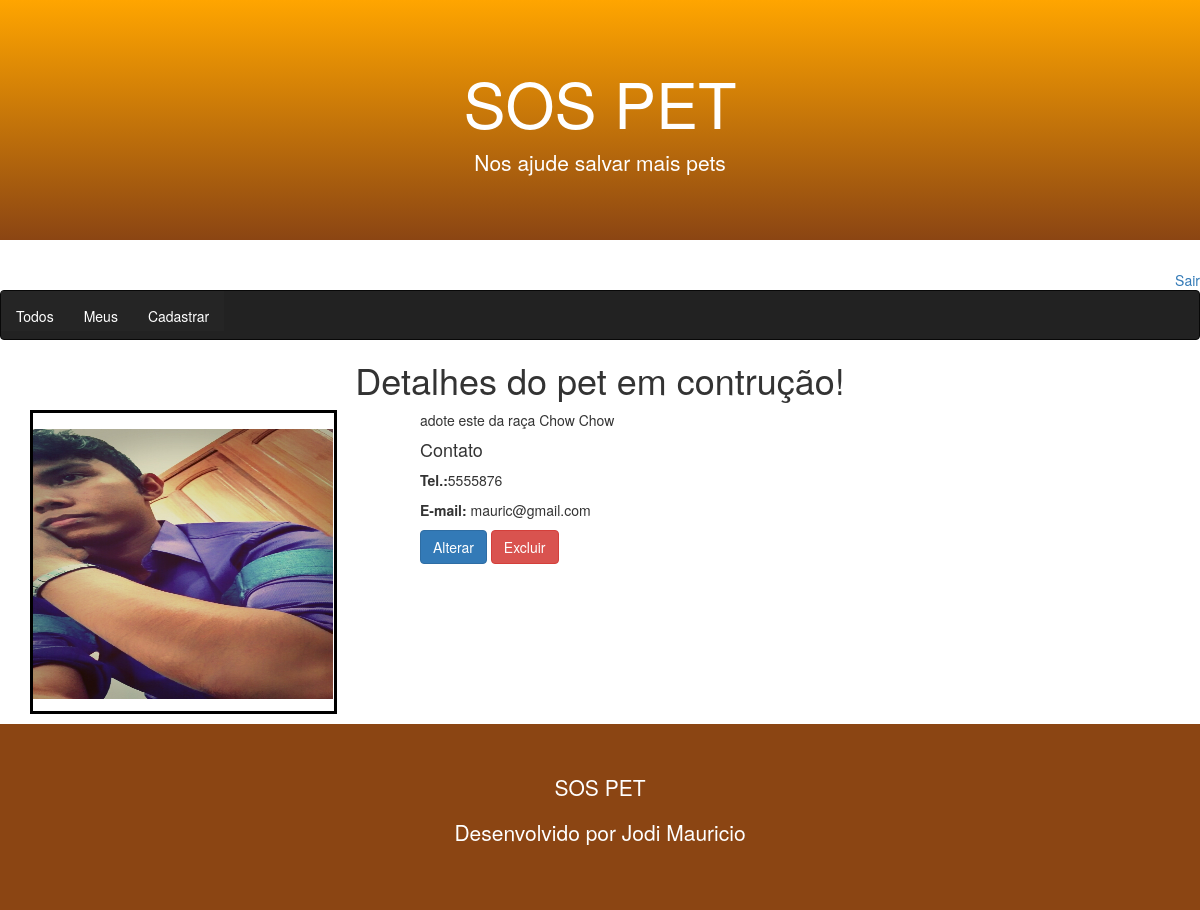
/pet/detail/2/ (signed in), run on an earlier commit of the app's database.
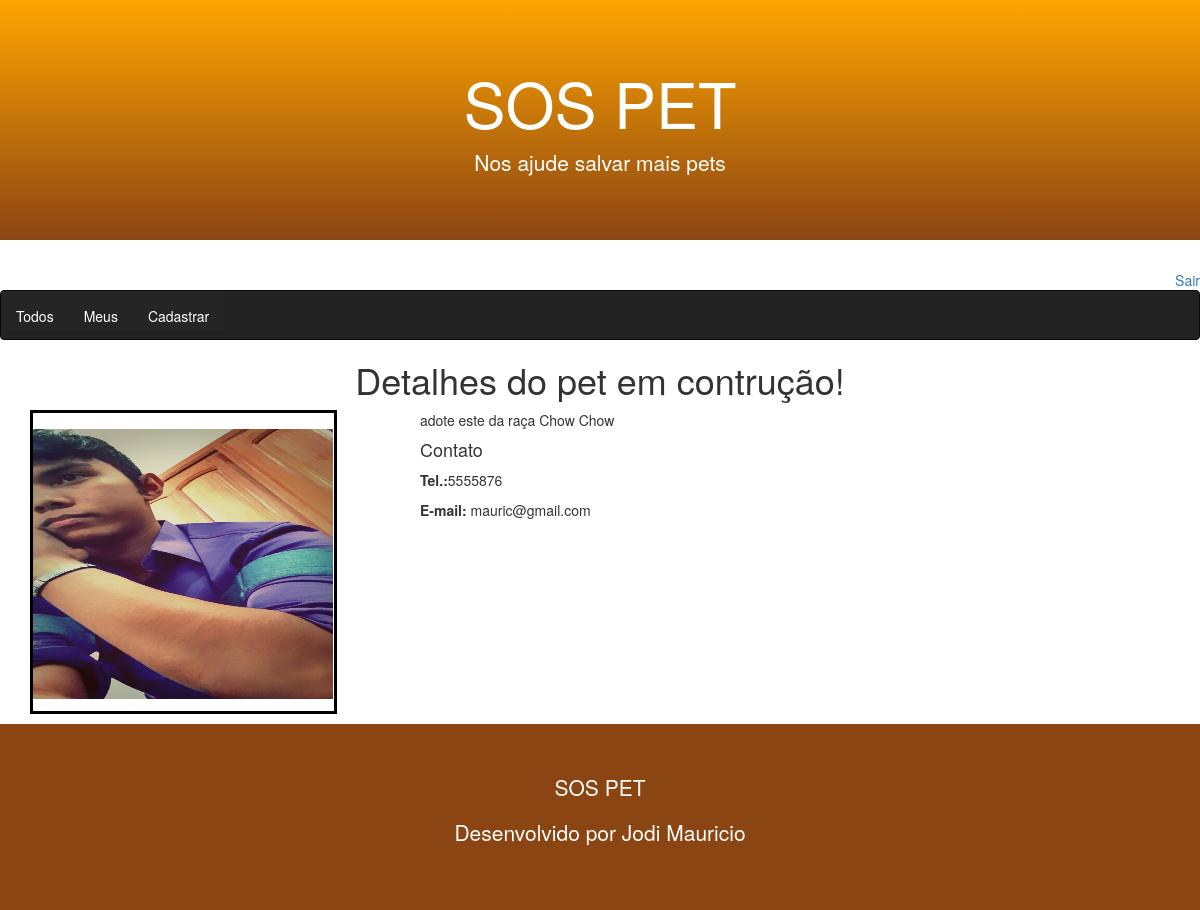
And on a later commit of the database.
### core/views.py (the view)
# urls.py: path('pet/detail/<id>/',views.pet_detail),
def pet_detail(request, id):
    pet=Pet.objects.get(active=True, id=id)
    return render (request, 'pet.html',{'pet':pet})

### templates/pet.html (shortened to what this page needs)
{% extends "model-page.html" %}
{% block content %}
<h1 class="text-center">Detalhes do pet em contrução!</h1>
<div class="container mp-4 mb-4">
    <div class="row">
        <div class="col-sm-4">
            <div style="border-color: black; border-style: solid; width: 307px; height: 304px">
                <img src="{{ pet.photo.url }}" width="300" height="270" style="margin-top: 16px">
            </div>
    </div>
        <div class="col-sm-8">
            <p>{{pet.description}}</p>
            <h4>Contato</h4>
            <p><b>Tel.:</b>{{pet.phone}}</p>
            <p><b>E-mail:  </b>{{ pet.email }}</p>
            {% if request.user == pet.user %}
                <a href="/pet/register/?id={{ pet.id }}">
                    <botton type="button" class="btn btn-primary">Alterar</botton>
                </a>
                <botton type="button" class="btn btn-danger" data-toggle="modal"
                        data-target="#modal_confirm">Excluir</botton>
            {% endif %}
        </div>
</div>
</div>
{% endblock %}

What changed in the data, as far as the page shows it:
changed Pet "adote este da raça Chow Chow": user_id 1 → 2 (drawn)
Also different on the page:
text no longer shown: "Alterar Excluir"
